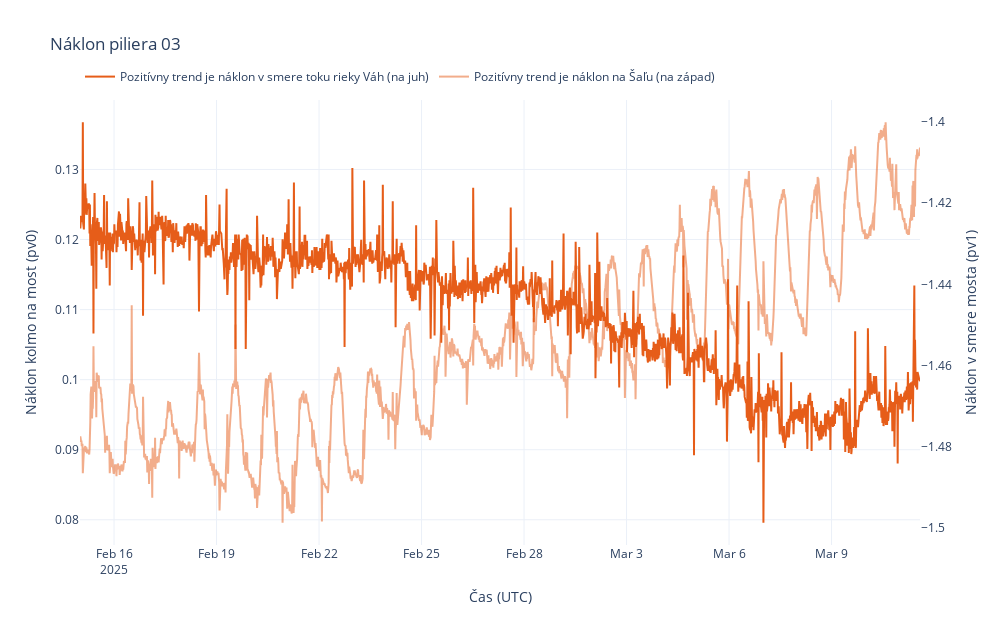
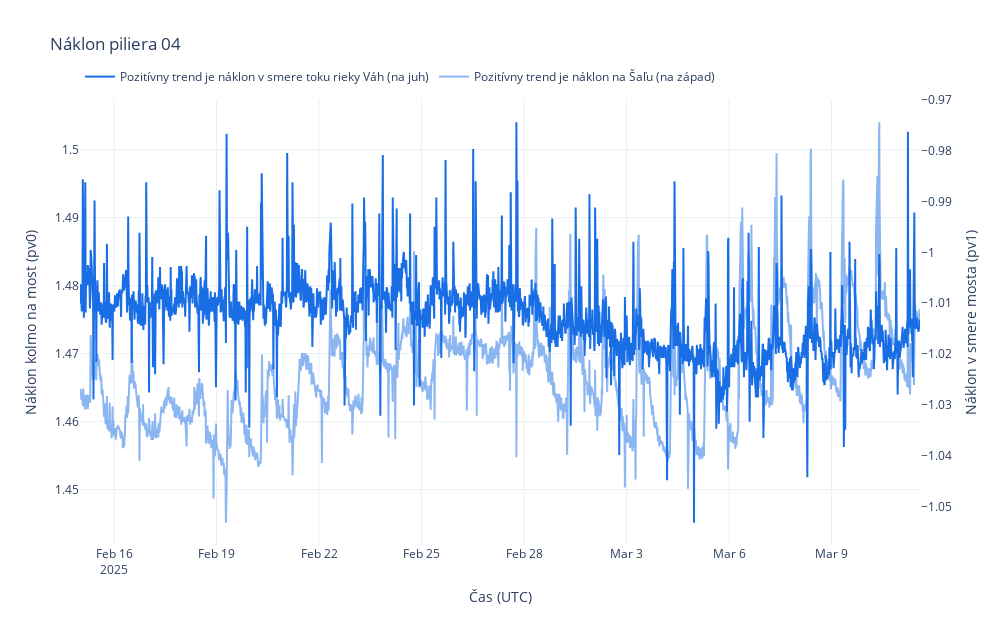
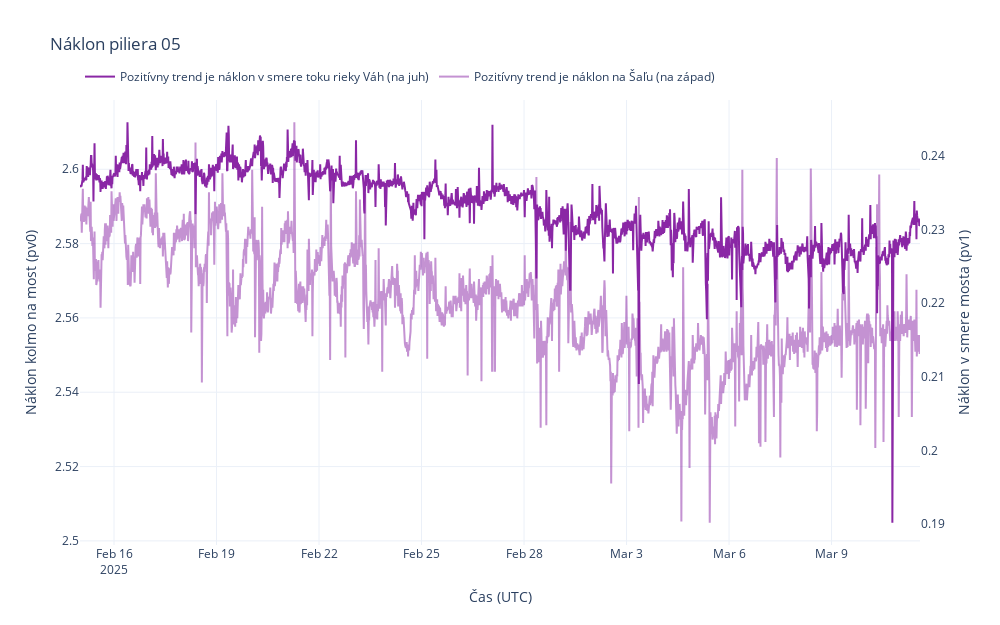
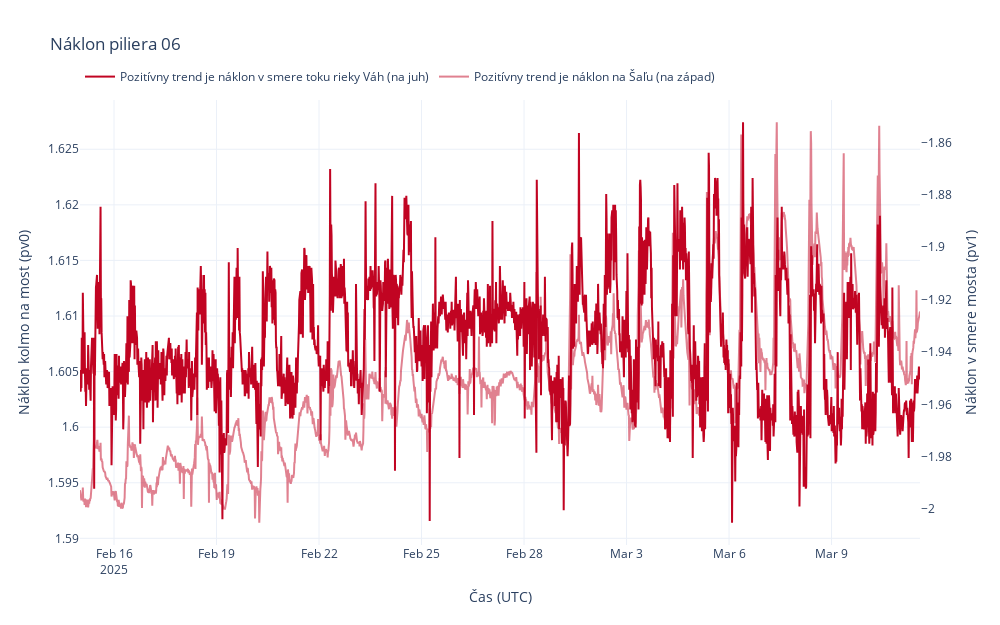

These figures' notebook cell, in order:
### Code cell
# Plot inclinations for each pier
plot_inclinations(df_hub_1, pier_number=3,
                  uuid="124005320765128", title="Náklon piliera 03")
plot_inclinations(df_hub_1, pier_number=4,
                  uuid="124005320765128", title="Náklon piliera 04")
plot_inclinations(df_hub_2, pier_number=5,
                  uuid="229128940302024", title="Náklon piliera 05")
plot_inclinations(df_hub_2, pier_number=6,
                  uuid="229128940302024", title="Náklon piliera 06")

### Figure 1 — Plotly figure (JSON) as saved in the notebook; plotly's stock layout.template omitted (floating-point values rounded to 4 significant figures; data arrays with more than 128 entries replaced by an {"elided": "..."} marker saying what was removed)
{"data": [{"line": {"color": "#e65d19"}, "mode": "lines", "name": "Pozitívny trend je náklon v smere toku rieky Váh (na juh)", "type": "scatter", "x": {"elided": "2156 str values"}, "y": {"elided": "2156 float values"}}, {"line": {"color": "#e65d19", "width": 2}, "mode": "lines", "name": "Pozitívny trend je náklon na Šaľu (na západ)", "opacity": 0.5, "type": "scatter", "x": {"elided": "2156 str values"}, "y": {"elided": "2156 float values"}, "yaxis": "y2"}], "layout": {"height": 625, "legend": {"orientation": "h", "x": 0, "xanchor": "left", "y": 1.02, "yanchor": "bottom"}, "title": {"text": "Náklon piliera 03"}, "width": 1000, "xaxis": {"title": {"text": "Čas (UTC)"}}, "yaxis": {"side": "left", "title": {"text": "Náklon kolmo na most (pv0)"}}, "yaxis2": {"overlaying": "y", "showgrid": false, "side": "right", "title": {"text": "Náklon v smere mosta (pv1)"}}}}

### Figure 2 — Plotly figure (JSON) as saved in the notebook; plotly's stock layout.template omitted (floating-point values rounded to 4 significant figures; data arrays with more than 128 entries replaced by an {"elided": "..."} marker saying what was removed)
{"data": [{"line": {"color": "#196ee6"}, "mode": "lines", "name": "Pozitívny trend je náklon v smere toku rieky Váh (na juh)", "type": "scatter", "x": {"elided": "2156 str values"}, "y": {"elided": "2156 float values"}}, {"line": {"color": "#196ee6", "width": 2}, "mode": "lines", "name": "Pozitívny trend je náklon na Šaľu (na západ)", "opacity": 0.5, "type": "scatter", "x": {"elided": "2156 str values"}, "y": {"elided": "2156 float values"}, "yaxis": "y2"}], "layout": {"height": 625, "legend": {"orientation": "h", "x": 0, "xanchor": "left", "y": 1.02, "yanchor": "bottom"}, "title": {"text": "Náklon piliera 04"}, "width": 1000, "xaxis": {"title": {"text": "Čas (UTC)"}}, "yaxis": {"side": "left", "title": {"text": "Náklon kolmo na most (pv0)"}}, "yaxis2": {"overlaying": "y", "showgrid": false, "side": "right", "title": {"text": "Náklon v smere mosta (pv1)"}}}}

### Figure 3 — Plotly figure (JSON) as saved in the notebook; plotly's stock layout.template omitted (floating-point values rounded to 4 significant figures; data arrays with more than 128 entries replaced by an {"elided": "..."} marker saying what was removed)
{"data": [{"line": {"color": "#8a27a5"}, "mode": "lines", "name": "Pozitívny trend je náklon v smere toku rieky Váh (na juh)", "type": "scatter", "x": {"elided": "2362 str values"}, "y": {"elided": "2362 float values"}}, {"line": {"color": "#8a27a5", "width": 2}, "mode": "lines", "name": "Pozitívny trend je náklon na Šaľu (na západ)", "opacity": 0.5, "type": "scatter", "x": {"elided": "2362 str values"}, "y": {"elided": "2362 float values"}, "yaxis": "y2"}], "layout": {"height": 625, "legend": {"orientation": "h", "x": 0, "xanchor": "left", "y": 1.02, "yanchor": "bottom"}, "title": {"text": "Náklon piliera 05"}, "width": 1000, "xaxis": {"title": {"text": "Čas (UTC)"}}, "yaxis": {"side": "left", "title": {"text": "Náklon kolmo na most (pv0)"}}, "yaxis2": {"overlaying": "y", "showgrid": false, "side": "right", "title": {"text": "Náklon v smere mosta (pv1)"}}}}

### Figure 4 — Plotly figure (JSON) as saved in the notebook; plotly's stock layout.template omitted (floating-point values rounded to 4 significant figures; data arrays with more than 128 entries replaced by an {"elided": "..."} marker saying what was removed)
{"data": [{"line": {"color": "#c10422"}, "mode": "lines", "name": "Pozitívny trend je náklon v smere toku rieky Váh (na juh)", "type": "scatter", "x": {"elided": "2362 str values"}, "y": {"elided": "2362 float values"}}, {"line": {"color": "#c10422", "width": 2}, "mode": "lines", "name": "Pozitívny trend je náklon na Šaľu (na západ)", "opacity": 0.5, "type": "scatter", "x": {"elided": "2362 str values"}, "y": {"elided": "2362 float values"}, "yaxis": "y2"}], "layout": {"height": 625, "legend": {"orientation": "h", "x": 0, "xanchor": "left", "y": 1.02, "yanchor": "bottom"}, "title": {"text": "Náklon piliera 06"}, "width": 1000, "xaxis": {"title": {"text": "Čas (UTC)"}}, "yaxis": {"side": "left", "title": {"text": "Náklon kolmo na most (pv0)"}}, "yaxis2": {"overlaying": "y", "showgrid": false, "side": "right", "title": {"text": "Náklon v smere mosta (pv1)"}}}}
